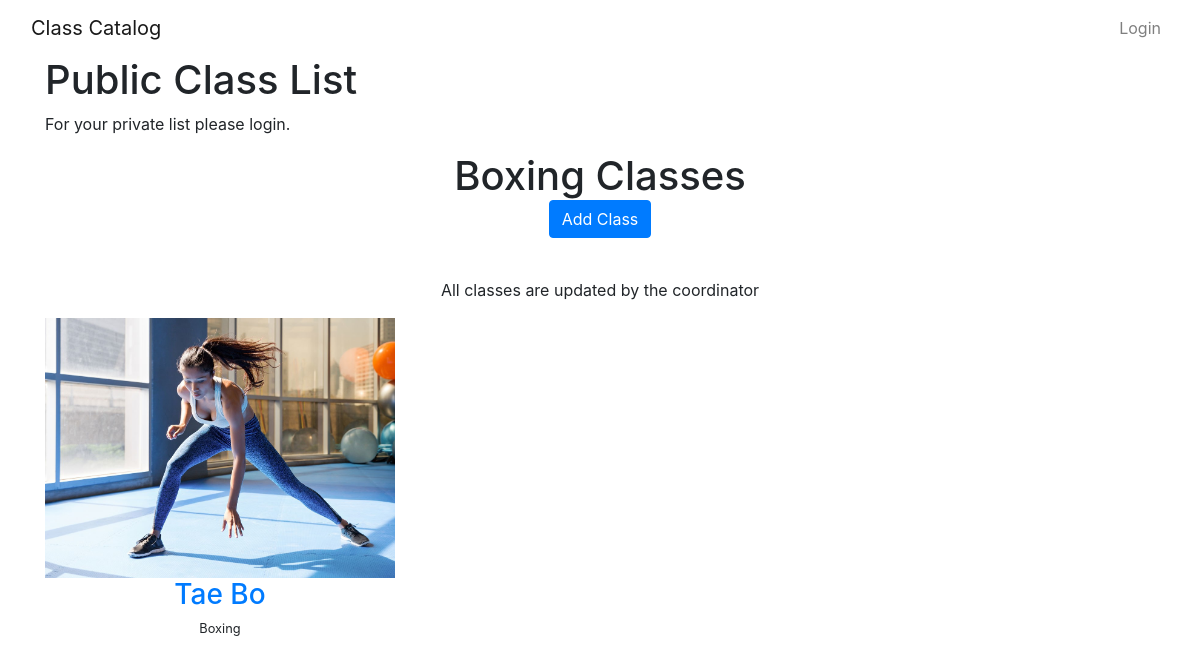
Before: /categories/Boxing with the older database file.
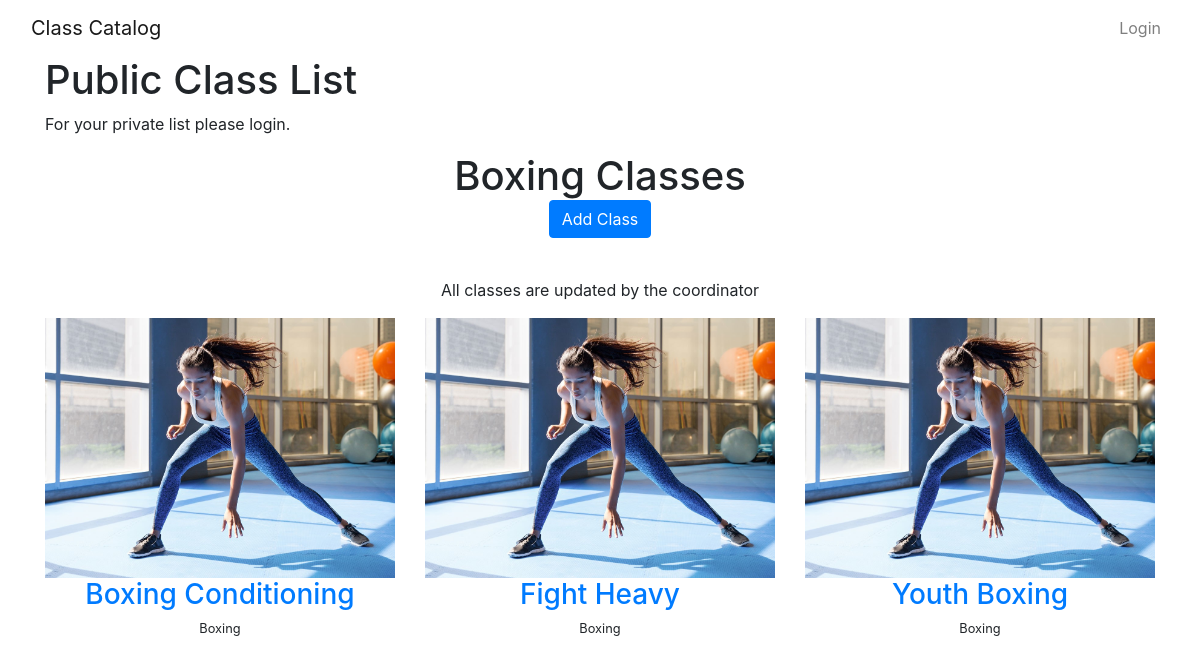
After: the same page with the newer database file.
### models.py (models this page shows, shortened)
class Category(Base):
    __tablename__ = 'category'
    id = Column(Integer(), primary_key=True)
    category_name = Column(String(250), nullable=False)
    user_id = Column(Integer(), ForeignKey('user.id'))
    user = relationship(User)

class ClassName(Base):
    __tablename__ = 'class'
    id = Column(Integer(), primary_key=True)
    class_name = Column(String(250), nullable=False)
    description = Column(Text(), nullable=False)
    category_id = Column(Integer(), ForeignKey('category.id'))
    category = relationship(Category)
    user_id = Column(Integer(), ForeignKey('user.id'))
    user = relationship(User)

### catalog.py (the view)
@app.route('/categories/<category_name>')
def class_list(category_name):
    category = session.query(Category).filter_by(category_name=category_name).one()
    classes = session.query(ClassName).filter_by(category_id=category.id).all()
    creator = get_user_info(category.user_id)
    if 'username' not in login_session:
        return render_template('public_classes.html', category=category, classes=classes, creator=creator)
    else:
        return render_template('classes.html',  category=category, classes=classes)

### catalog.py (called while the page is built)
def get_user_info(user_id):
    user = session.query(User).filter_by(id=user_id).one()
    return user

### templates/public_classes.html (shortened to what this page needs)
{% extends 'base.html' %}
{% block content %}
    {% include 'nav.html' %}
    <body>
    <div class="container">
    <h1>Public Class List</h1>
    <p>For your private list please login.</p>
    </div>
    <div class="article-list">
        <div class="container">
            <div class="intro">
                <h1 class="text-center">{{category.category_name}} Classes<span>
                    <form action="{{ url_for('add_class', category_name=category.category_name) }}">
                     <input class="btn btn-primary" type="submit" value="Add Class" />
                    </form></span>
</h1>
                <p class="text-center">All classes are updated by the coordinator </p>
            </div>
            <div class="row articles">
                {% for class in classes %}
                <div class="col-sm-6 col-md-4 item"><a href="#"><img class="img-fluid" src="{{ url_for('static', filename='assets/img/exerciser.jpg') }}"></a>
                    <h3 class="name text-center text-capitalize"><a href="{{url_for('class_description', category_name=category.category_name, class_id=class.id)}}">{{ class.class_name }}</a></h3>
                    <p class="description text-center"><small>{{ class.category.category_name }}</small></p></div>
                {% endfor %}
            </div>
</body>
{% endblock %}

### templates/base.html (shortened to what this page needs)
<html>
<head>
    <link rel="stylesheet" href="{{ url_for('static', filename='assets/bootstrap/css/bootstrap.min.css') }}">
    <link rel="stylesheet" href="{{ url_for('static', filename='assets/fonts/font-awesome.min.css') }}">
    <link rel="stylesheet" href="{{ url_for('static', filename='assets/fonts/ionicons.min.css') }}">
    <link rel="stylesheet" href="{{ url_for('static', filename='assets/css/Card-Carousel-1.css') }}">
    <link rel="stylesheet" href="{{ url_for('static', filename='assets/css/Card-Carousel.css') }}">
    <link rel="stylesheet" href="{{ url_for('static', filename='assets/css/Login-Form-Clean.css') }}">
    <link rel="stylesheet" href="{{ url_for('static', filename='assets/css/Pretty-Footer.css') }}">
    <link rel="stylesheet" href="{{ url_for('static', filename='assets/css/styles.css') }}">
</head>
{% block content %}
{% endblock %}
</html>

### templates/nav.html (shortened to what this page needs)
<nav class="navbar navbar-light navbar-expand-md">
            <div class="container-fluid"><a class="navbar-brand" href="/categories">Class Catalog</a>
                <div class="collapse navbar-collapse justify-content-end"
                    id="navcol-1">
                    <ul class="nav navbar-nav">
                        {% if login_session %}
                        <li class="nav-item" role="presentation">
                            <a class="nav-link align-end" href="{{ url_for('gdisconnect') }}">Logout</a></li>
                        {% else %}
                            <li class="nav-item" role="presentation">
                            <a class="nav-link align-end" href="{{ url_for('show_login') }}">Login</a></li>
                        {% endif %}
                    </ul>
                </div>
            </div>
</nav>

Changed rows visible on the page:
now on this page (row edited): ClassName: class_name "Boxing Conditioning", category.category_name "Boxing"
changed ClassName: class_name "Tae Bo" → "Fight Heavy"
now on this page (row edited): ClassName: class_name "Youth Boxing", category.category_name "Boxing"
